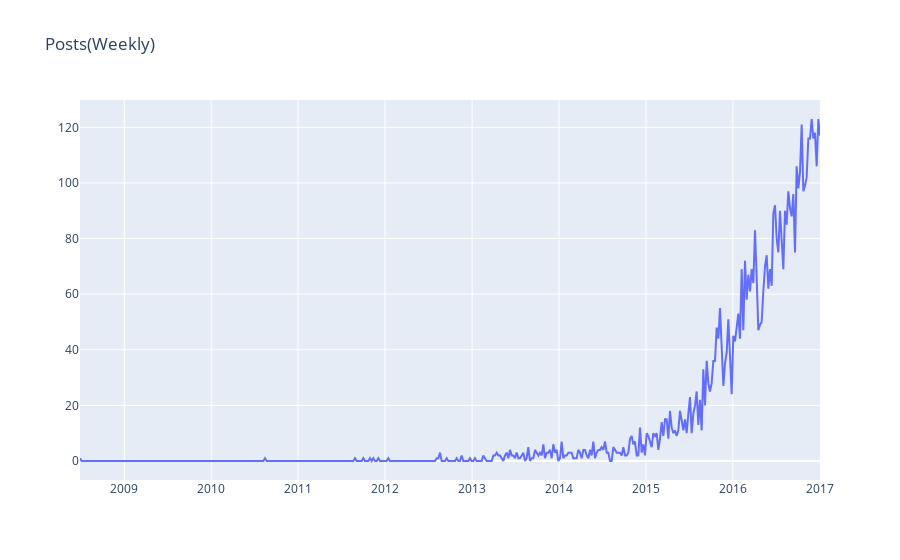

Notebook code cell kept with this figure:
### Code cell
plotly_posts(weekly_posts,title="Posts(Weekly)")

### Figure 1 — Plotly figure (JSON) as saved in the notebook; plotly's stock layout.template omitted (floating-point values rounded to 4 significant figures; data arrays with more than 128 entries replaced by an {"elided": "..."} marker saying what was removed)
{"data": [{"mode": "lines", "name": "Total_Posts", "type": "scatter", "x": {"elided": "445 str values"}, "y": {"elided": "445 int values"}}], "layout": {"title": {"text": "Posts(Weekly)"}}}
